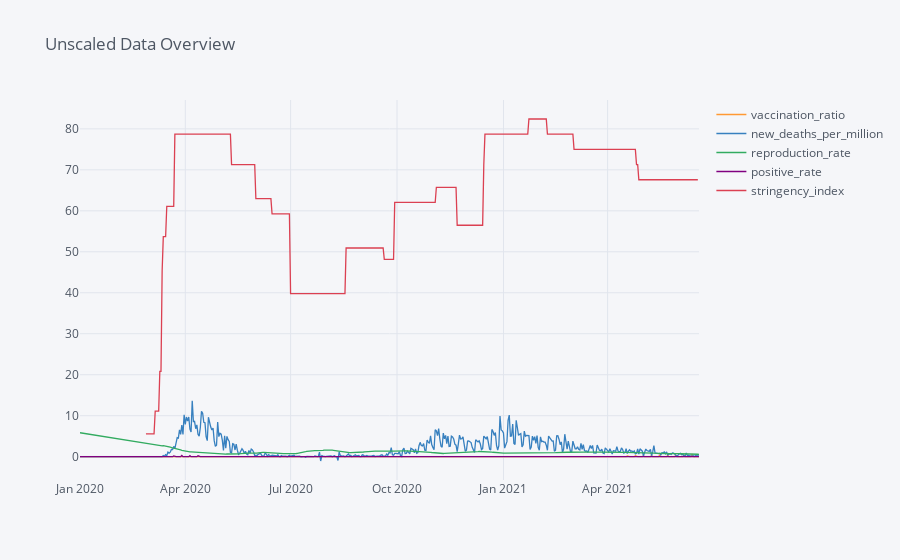

The code cell stored with this chart in its notebook:
### Markdown cell above
- The visual appeal of our data distribution shows that the new deaths per million is on a decline and we can make out a correlation between the stringency index and the new deaths per million.

- The Netherlands however has taken stringent measurements before the onset of the second wave, this explains why the peak of new_deaths_per_million_in the second wave is lower than the first wave

### Code cell
cols = list(mean_owid_df.columns)
mean_owid_df[cols].iplot(title='Unscaled Data Overview')
#plt.legend(loc='upper left',prop={'size': 15})
#plt.show()

### Figure 1 — Plotly figure (JSON) as saved in the notebook; plotly's stock layout.template omitted (floating-point values rounded to 4 significant figures; data arrays with more than 128 entries replaced by an {"elided": "..."} marker saying what was removed)
{"data": [{"line": {"color": "rgba(255, 153, 51, 1.0)", "dash": "solid", "shape": "linear", "width": 1.3}, "mode": "lines", "name": "vaccination_ratio", "text": "", "type": "scatter", "x": {"elided": "536 str values"}, "y": {"elided": "536 float values"}}, {"line": {"color": "rgba(55, 128, 191, 1.0)", "dash": "solid", "shape": "linear", "width": 1.3}, "mode": "lines", "name": "new_deaths_per_million", "text": "", "type": "scatter", "x": {"elided": "536 str values"}, "y": {"elided": "536 float values"}}, {"line": {"color": "rgba(50, 171, 96, 1.0)", "dash": "solid", "shape": "linear", "width": 1.3}, "mode": "lines", "name": "reproduction_rate", "text": "", "type": "scatter", "x": {"elided": "536 str values"}, "y": {"elided": "536 float values"}}, {"line": {"color": "rgba(128, 0, 128, 1.0)", "dash": "solid", "shape": "linear", "width": 1.3}, "mode": "lines", "name": "positive_rate", "text": "", "type": "scatter", "x": {"elided": "536 str values"}, "y": {"elided": "536 float values"}}, {"line": {"color": "rgba(219, 64, 82, 1.0)", "dash": "solid", "shape": "linear", "width": 1.3}, "mode": "lines", "name": "stringency_index", "text": "", "type": "scatter", "x": {"elided": "536 str values"}, "y": {"elided": "536 mixed values"}}], "layout": {"legend": {"bgcolor": "#F5F6F9", "font": {"color": "#4D5663"}}, "paper_bgcolor": "#F5F6F9", "plot_bgcolor": "#F5F6F9", "title": {"font": {"color": "#4D5663"}, "text": "Unscaled Data Overview"}, "xaxis": {"gridcolor": "#E1E5ED", "showgrid": true, "tickfont": {"color": "#4D5663"}, "title": {"font": {"color": "#4D5663"}, "text": ""}, "zerolinecolor": "#E1E5ED"}, "yaxis": {"gridcolor": "#E1E5ED", "showgrid": true, "tickfont": {"color": "#4D5663"}, "title": {"font": {"color": "#4D5663"}, "text": ""}, "zerolinecolor": "#E1E5ED"}}}
